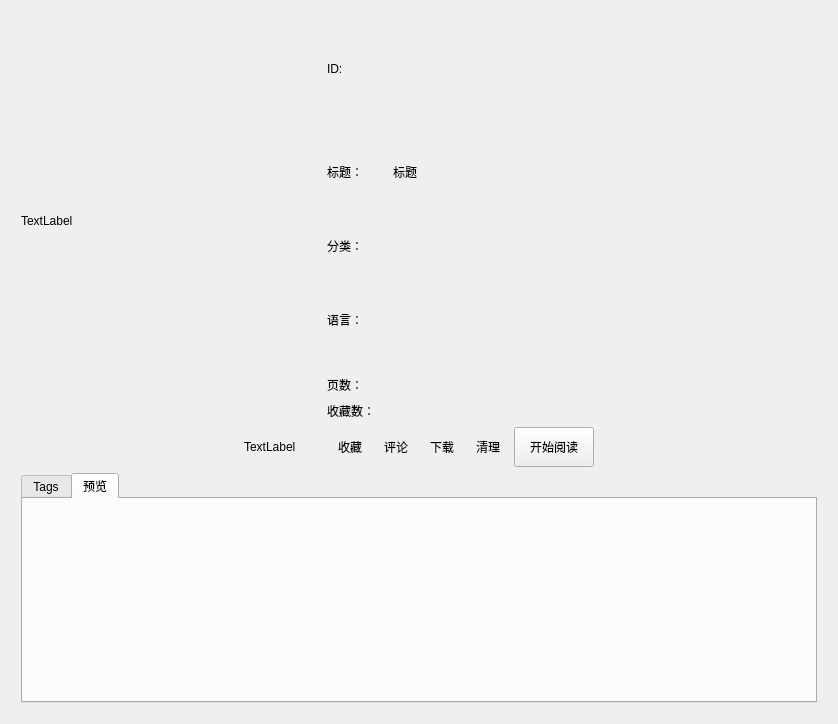
<?xml version="1.0" encoding="UTF-8"?>
<ui version="4.0">
 <class>BookInfo</class>
 <widget class="QWidget" name="BookInfo">
  <property name="geometry">
   <rect>
    <x>0</x>
    <y>0</y>
    <width>838</width>
    <height>724</height>
   </rect>
  </property>
  <property name="windowTitle">
   <string>漫画详情</string>
  </property>
  <property name="styleSheet">
   <string notr="true">QToolButton
{
background-color:transparent;
  border: 0px;
  height: 0px;
  margin: 0px;
  padding: 0px;
  border-right: 0px;
  border-left: 0px;
}
QToolButton:hover  {
background-color:transparent;
  border-right: 0px;
  border-left: 0px;
}

QToolButton:pressed  {
background-color:transparent;
  border-right: 0px;
  border-left: 0px;
}

QToolButton:checked  {
background-color:transparent;
  border-right: 0px;
  border-left: 0px;
}
QListWidget {background-color:transparent;}
QScrollArea {background-color:transparent;}</string>
  </property>
  <layout class="QGridLayout" name="gridLayout_2">
   <item row="0" column="0">
    <widget class="SmoothScrollArea" name="scrollArea">
     <property name="widgetResizable">
      <bool>true</bool>
     </property>
     <widget class="QWidget" name="scrollAreaWidgetContents">
      <property name="geometry">
       <rect>
        <x>0</x>
        <y>0</y>
        <width>818</width>
        <height>704</height>
       </rect>
      </property>
      <layout class="QVBoxLayout" name="verticalLayout_3">
       <item>
        <layout class="QGridLayout" name="gridLayout_3">
         <item row="0" column="0">
          <layout class="QHBoxLayout" name="horizontalLayout" stretch="0,0">
           <item>
            <widget class="QLabel" name="picture">
             <property name="minimumSize">
              <size>
               <width>300</width>
               <height>400</height>
              </size>
             </property>
             <property name="text">
              <string>TextLabel</string>
             </property>
            </widget>
           </item>
           <item>
            <layout class="QVBoxLayout" name="verticalLayout_6">
             <item>
              <layout class="QHBoxLayout" name="horizontalLayout_4">
               <item>
                <widget class="QLabel" name="label_4">
                 <property name="minimumSize">
                  <size>
                   <width>60</width>
                   <height>0</height>
                  </size>
                 </property>
                 <property name="maximumSize">
                  <size>
                   <width>60</width>
                   <height>40</height>
                  </size>
                 </property>
                 <property name="text">
                  <string>ID:</string>
                 </property>
                </widget>
               </item>
               <item>
                <widget class="QLabel" name="idLabel">
                 <property name="text">
                  <string/>
                 </property>
                 <property name="textInteractionFlags">
                  <set>Qt::TextBrowserInteraction</set>
                 </property>
                </widget>
               </item>
              </layout>
             </item>
             <item>
              <layout class="QHBoxLayout" name="horizontalLayout_3">
               <item>
                <widget class="QLabel" name="label">
                 <property name="minimumSize">
                  <size>
                   <width>60</width>
                   <height>0</height>
                  </size>
                 </property>
                 <property name="maximumSize">
                  <size>
                   <width>60</width>
                   <height>40</height>
                  </size>
                 </property>
                 <property name="text">
                  <string>标题：</string>
                 </property>
                </widget>
               </item>
               <item>
                <widget class="QLabel" name="title">
                 <property name="text">
                  <string>标题</string>
                 </property>
                 <property name="textInteractionFlags">
                  <set>Qt::TextBrowserInteraction</set>
                 </property>
                </widget>
               </item>
              </layout>
             </item>
             <item>
              <layout class="QHBoxLayout" name="horizontalLayout_7">
               <item>
                <widget class="QLabel" name="label_3">
                 <property name="minimumSize">
                  <size>
                   <width>60</width>
                   <height>0</height>
                  </size>
                 </property>
                 <property name="maximumSize">
                  <size>
                   <width>60</width>
                   <height>40</height>
                  </size>
                 </property>
                 <property name="text">
                  <string>分类：</string>
                 </property>
                </widget>
               </item>
               <item>
                <widget class="TagListWidget" name="categoryList">
                 <property name="sizePolicy">
                  <sizepolicy hsizetype="Expanding" vsizetype="Minimum">
                   <horstretch>0</horstretch>
                   <verstretch>0</verstretch>
                  </sizepolicy>
                 </property>
                 <property name="maximumSize">
                  <size>
                   <width>16777215</width>
                   <height>40</height>
                  </size>
                 </property>
                 <property name="styleSheet">
                  <string notr="true">QListWidget {background-color:transparent;}
QListWidget::item {
    background-color:rgb(251, 239, 243);
    color: rgb(196, 95, 125);
	border:2px solid red;
    border-radius: 10px;
	border-color:rgb(196, 95, 125);
}
/* 鼠标在按钮上时，按钮颜色 */
 QListWidget::item:hover 
{
    background-color:rgb(21, 85, 154);
    border-radius: 10px;
    color: rgb(0, 0, 0);
}
</string>
                 </property>
                 <property name="frameShape">
                  <enum>QFrame::NoFrame</enum>
                 </property>
                </widget>
               </item>
              </layout>
             </item>
             <item>
              <layout class="QHBoxLayout" name="horizontalLayout_5">
               <item>
                <widget class="QLabel" name="label_2">
                 <property name="minimumSize">
                  <size>
                   <width>60</width>
                   <height>0</height>
                  </size>
                 </property>
                 <property name="maximumSize">
                  <size>
                   <width>60</width>
                   <height>40</height>
                  </size>
                 </property>
                 <property name="text">
                  <string>语言：</string>
                 </property>
                </widget>
               </item>
               <item>
                <widget class="QLabel" name="lanLabel">
                 <property name="text">
                  <string/>
                 </property>
                 <property name="textInteractionFlags">
                  <set>Qt::TextBrowserInteraction</set>
                 </property>
                </widget>
               </item>
              </layout>
             </item>
             <item>
              <layout class="QHBoxLayout" name="horizontalLayout_8">
               <item>
                <widget class="QLabel" name="label_6">
                 <property name="minimumSize">
                  <size>
                   <width>60</width>
                   <height>0</height>
                  </size>
                 </property>
                 <property name="maximumSize">
                  <size>
                   <width>60</width>
                   <height>40</height>
                  </size>
                 </property>
                 <property name="text">
                  <string>页数：</string>
                 </property>
                </widget>
               </item>
               <item>
                <widget class="QLabel" name="pageLabel">
                 <property name="maximumSize">
                  <size>
                   <width>16777215</width>
                   <height>20</height>
                  </size>
                 </property>
                 <property name="text">
                  <string/>
                 </property>
                 <property name="textInteractionFlags">
                  <set>Qt::TextBrowserInteraction</set>
                 </property>
                </widget>
               </item>
              </layout>
             </item>
             <item>
              <layout class="QHBoxLayout" name="horizontalLayout_11">
               <item>
                <widget class="QLabel" name="label_13">
                 <property name="minimumSize">
                  <size>
                   <width>60</width>
                   <height>0</height>
                  </size>
                 </property>
                 <property name="maximumSize">
                  <size>
                   <width>60</width>
                   <height>40</height>
                  </size>
                 </property>
                 <property name="text">
                  <string>收藏数：</string>
                 </property>
                </widget>
               </item>
               <item>
                <widget class="QLabel" name="favoriteLabel">
                 <property name="maximumSize">
                  <size>
                   <width>16777215</width>
                   <height>20</height>
                  </size>
                 </property>
                 <property name="text">
                  <string/>
                 </property>
                 <property name="textInteractionFlags">
                  <set>Qt::TextBrowserInteraction</set>
                 </property>
                </widget>
               </item>
              </layout>
             </item>
            </layout>
           </item>
          </layout>
         </item>
         <item row="1" column="0">
          <layout class="QHBoxLayout" name="horizontalLayout_10">
           <item>
            <layout class="QHBoxLayout" name="horizontalLayout_2">
             <item>
              <spacer name="horizontalSpacer_2">
               <property name="orientation">
                <enum>Qt::Horizontal</enum>
               </property>
               <property name="sizeHint" stdset="0">
                <size>
                 <width>40</width>
                 <height>20</height>
                </size>
               </property>
              </spacer>
             </item>
             <item>
              <widget class="QLabel" name="updateTick">
               <property name="enabled">
                <bool>true</bool>
               </property>
               <property name="minimumSize">
                <size>
                 <width>80</width>
                 <height>0</height>
                </size>
               </property>
               <property name="maximumSize">
                <size>
                 <width>160</width>
                 <height>20</height>
                </size>
               </property>
               <property name="text">
                <string>TextLabel</string>
               </property>
              </widget>
             </item>
             <item>
              <widget class="IconToolButton" name="favoriteButton">
               <property name="minimumSize">
                <size>
                 <width>40</width>
                 <height>40</height>
                </size>
               </property>
               <property name="cursor">
                <cursorShape>PointingHandCursor</cursorShape>
               </property>
               <property name="styleSheet">
                <string notr="true">background-color:transparent;</string>
               </property>
               <property name="text">
                <string>收藏</string>
               </property>
               <property name="icon">
                <iconset resource="../res/images.qrc">
                 <normaloff>:/png/icon/icon_like_off.png</normaloff>
                 <selectedon>:/png/icon/icon_bookmark_on.png</selectedon>:/png/icon/icon_like_off.png</iconset>
               </property>
               <property name="iconSize">
                <size>
                 <width>50</width>
                 <height>50</height>
                </size>
               </property>
               <property name="checkable">
                <bool>false</bool>
               </property>
               <property name="toolButtonStyle">
                <enum>Qt::ToolButtonTextBesideIcon</enum>
               </property>
              </widget>
             </item>
             <item>
              <widget class="IconToolButton" name="commentButton">
               <property name="minimumSize">
                <size>
                 <width>40</width>
                 <height>40</height>
                </size>
               </property>
               <property name="cursor">
                <cursorShape>PointingHandCursor</cursorShape>
               </property>
               <property name="styleSheet">
                <string notr="true">background-color:transparent;</string>
               </property>
               <property name="text">
                <string>评论</string>
               </property>
               <property name="icon">
                <iconset resource="../res/images.qrc">
                 <normaloff>:/png/icon/icon_comment.png</normaloff>:/png/icon/icon_comment.png</iconset>
               </property>
               <property name="iconSize">
                <size>
                 <width>50</width>
                 <height>50</height>
                </size>
               </property>
               <property name="toolButtonStyle">
                <enum>Qt::ToolButtonTextBesideIcon</enum>
               </property>
              </widget>
             </item>
             <item>
              <widget class="IconToolButton" name="downloadButton">
               <property name="minimumSize">
                <size>
                 <width>40</width>
                 <height>40</height>
                </size>
               </property>
               <property name="cursor">
                <cursorShape>PointingHandCursor</cursorShape>
               </property>
               <property name="styleSheet">
                <string notr="true">background-color:transparent;</string>
               </property>
               <property name="text">
                <string>下载</string>
               </property>
               <property name="icon">
                <iconset resource="../res/images.qrc">
                 <normaloff>:/png/icon/ic_get_app_black_36dp.png</normaloff>:/png/icon/ic_get_app_black_36dp.png</iconset>
               </property>
               <property name="iconSize">
                <size>
                 <width>50</width>
                 <height>50</height>
                </size>
               </property>
               <property name="toolButtonStyle">
                <enum>Qt::ToolButtonTextBesideIcon</enum>
               </property>
              </widget>
             </item>
             <item>
              <widget class="QToolButton" name="clearButton">
               <property name="minimumSize">
                <size>
                 <width>40</width>
                 <height>40</height>
                </size>
               </property>
               <property name="text">
                <string>清理</string>
               </property>
               <property name="icon">
                <iconset resource="../../18comic-new/res/images.qrc">
                 <normaloff>:/png/icon/clear_off.png</normaloff>:/png/icon/clear_off.png</iconset>
               </property>
               <property name="iconSize">
                <size>
                 <width>50</width>
                 <height>50</height>
                </size>
               </property>
               <property name="toolButtonStyle">
                <enum>Qt::ToolButtonTextBesideIcon</enum>
               </property>
              </widget>
             </item>
             <item>
              <widget class="QPushButton" name="startRead">
               <property name="minimumSize">
                <size>
                 <width>0</width>
                 <height>40</height>
                </size>
               </property>
               <property name="maximumSize">
                <size>
                 <width>16777215</width>
                 <height>40</height>
                </size>
               </property>
               <property name="text">
                <string>开始阅读</string>
               </property>
              </widget>
             </item>
             <item>
              <spacer name="horizontalSpacer">
               <property name="orientation">
                <enum>Qt::Horizontal</enum>
               </property>
               <property name="sizeHint" stdset="0">
                <size>
                 <width>40</width>
                 <height>20</height>
                </size>
               </property>
              </spacer>
             </item>
            </layout>
           </item>
          </layout>
         </item>
        </layout>
       </item>
       <item>
        <widget class="QTabWidget" name="tabWidget">
         <property name="currentIndex">
          <number>1</number>
         </property>
         <widget class="QWidget" name="tab">
          <attribute name="title">
           <string>Tags</string>
          </attribute>
          <layout class="QVBoxLayout" name="verticalLayout_2">
           <item>
            <widget class="QScrollArea" name="tagScrollArea">
             <property name="styleSheet">
              <string notr="true">QPushButton {
    background-color:rgb(251, 239, 243);
    color: rgb(196, 95, 125);
	border:2px solid red;
    border-radius: 10px;
	border-color:rgb(196, 95, 125);
}
/* 鼠标在按钮上时，按钮颜色 */
 QPushButton:hover 
{
    background-color:rgb(21, 85, 154);
    border-radius: 10px;
    color: rgb(0, 0, 0);
}</string>
             </property>
             <property name="widgetResizable">
              <bool>true</bool>
             </property>
             <widget class="QWidget" name="tagWidgetContents">
              <property name="geometry">
               <rect>
                <x>0</x>
                <y>0</y>
                <width>774</width>
                <height>178</height>
               </rect>
              </property>
              <layout class="QVBoxLayout" name="verticalLayout"/>
             </widget>
            </widget>
           </item>
          </layout>
         </widget>
         <widget class="QWidget" name="tab_2">
          <attribute name="title">
           <string>预览</string>
          </attribute>
          <layout class="QVBoxLayout" name="verticalLayout_4">
           <item>
            <widget class="ComicListWidget" name="preListWidget"/>
           </item>
          </layout>
         </widget>
        </widget>
       </item>
      </layout>
     </widget>
    </widget>
   </item>
  </layout>
 </widget>
 <customwidgets>
  <customwidget>
   <class>SmoothScrollArea</class>
   <extends>QScrollArea</extends>
   <header location="global">component.scroll_area.smooth_scroll_area.h</header>
   <container>1</container>
  </customwidget>
  <customwidget>
   <class>TagListWidget</class>
   <extends>QListWidget</extends>
   <header location="global">component.list.tag_list_widget.h</header>
  </customwidget>
  <customwidget>
   <class>IconToolButton</class>
   <extends>QToolButton</extends>
   <header location="global">component.button.icon_tool_button.h</header>
  </customwidget>
  <customwidget>
   <class>ComicListWidget</class>
   <extends>QListWidget</extends>
   <header location="global">component.list.comic_list_widget.h</header>
  </customwidget>
 </customwidgets>
 <resources>
  <include location="../res/images.qrc"/>
  <include location="../../18comic-new/res/images.qrc"/>
 </resources>
 <connections>
  <connection>
   <sender>favoriteButton</sender>
   <signal>clicked()</signal>
   <receiver>BookInfo</receiver>
   <slot>AddFavorite()</slot>
   <hints>
    <hint type="sourcelabel">
     <x>323</x>
     <y>469</y>
    </hint>
    <hint type="destinationlabel">
     <x>781</x>
     <y>432</y>
    </hint>
   </hints>
  </connection>
  <connection>
   <sender>downloadButton</sender>
   <signal>clicked()</signal>
   <receiver>BookInfo</receiver>
   <slot>AddDownload()</slot>
   <hints>
    <hint type="sourcelabel">
     <x>506</x>
     <y>469</y>
    </hint>
    <hint type="destinationlabel">
     <x>788</x>
     <y>413</y>
    </hint>
   </hints>
  </connection>
  <connection>
   <sender>startRead</sender>
   <signal>clicked()</signal>
   <receiver>BookInfo</receiver>
   <slot>StartRead()</slot>
   <hints>
    <hint type="sourcelabel">
     <x>689</x>
     <y>469</y>
    </hint>
    <hint type="destinationlabel">
     <x>313</x>
     <y>607</y>
    </hint>
   </hints>
  </connection>
  <connection>
   <sender>commentButton</sender>
   <signal>clicked()</signal>
   <receiver>BookInfo</receiver>
   <slot>OpenComment()</slot>
   <hints>
    <hint type="sourcelabel">
     <x>418</x>
     <y>469</y>
    </hint>
    <hint type="destinationlabel">
     <x>1010</x>
     <y>371</y>
    </hint>
   </hints>
  </connection>
  <connection>
   <sender>clearButton</sender>
   <signal>clicked()</signal>
   <receiver>BookInfo</receiver>
   <slot>ClearCache()</slot>
   <hints>
    <hint type="sourcelabel">
     <x>564</x>
     <y>440</y>
    </hint>
    <hint type="destinationlabel">
     <x>838</x>
     <y>381</y>
    </hint>
   </hints>
  </connection>
 </connections>
 <slots>
  <slot>AddDownload()</slot>
  <slot>AddFavorite()</slot>
  <slot>StartRead()</slot>
  <slot>AddBookLike()</slot>
  <slot>ChangeTab()</slot>
  <slot>OpenComment()</slot>
  <slot>ClearCache()</slot>
 </slots>
</ui>
